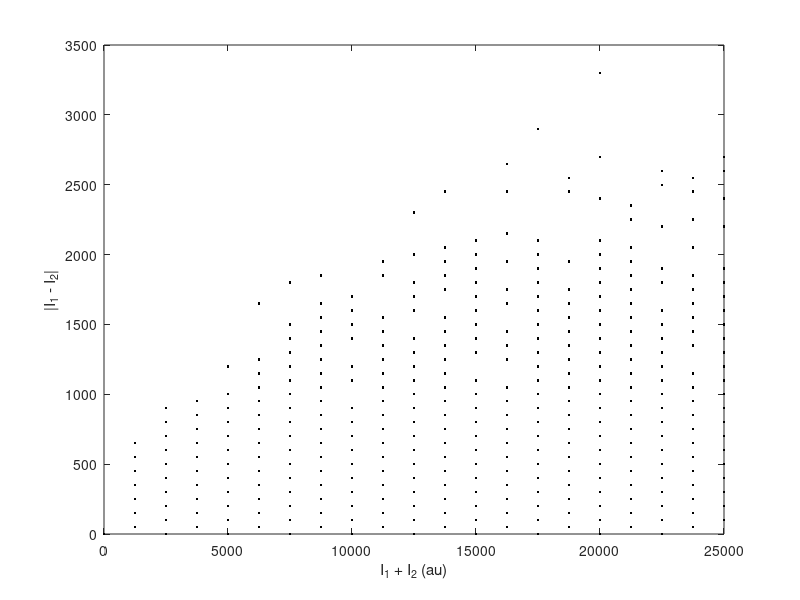
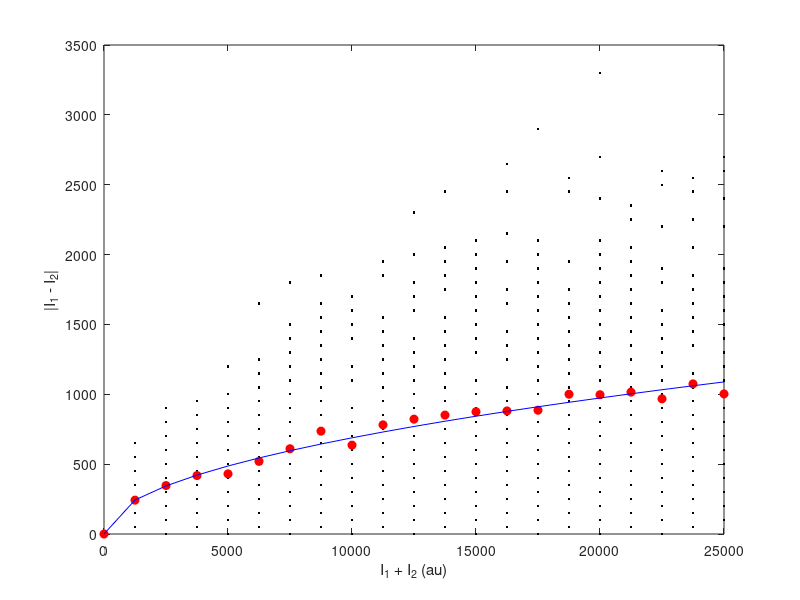

The MATLAB script that drew these images, in order:
% In this computational exploration we want to simulate the random
% partitioning of fluorescent molecules between the two daughters after
% cell division. By looking at the fluctuations in this partitioning 
% we will be able  to relate the intensity to the number of molecules
% through the calibration factor.

% The idea is to choose a number of molecules in a mother cell and flip a
% coin for each one of those molecules in order to decide whether it will
% go to daughter cell number 1 or daughter cell number 2. We will then
% repeat this procedure "Ncells" times.
Ncells=100;

% We need to decide how many molecules the mother cell will have.
% Let's define a vector that has  values spanning
% between 0 and 2000 molecules per mother cell and we will step
% through these values in increments of 25.
Ntot=0:25:500;

% Now, we create vectors for each daughter cell where we will save the
% result of each coin flip. In order to initialize them we use the function
% "zero" which creates a zero matrix of the dimensions given in its
% argument. In this case the matrices will have Ncells rows and columns
% corresponding to each element of Ntot, the starting number of molecules
% in the mother cell
D1=zeros(Ncells,length(Ntot));  %Daughter 1
D2=zeros(Ncells,length(Ntot));  %Daughter 2

% We want to define various loops that walk us through the repeated series
% of cell divisions and partitioning events. The first loop (index k)
% will go through each element of Ntot, the different starting number
% of molecules in the mother cell. The second for loop (index j) 
% will repeat the process of division Ncell times. Finally, the 
% third loop (index i) will flip the coin for each one of the molecules.
for k=1:length(Ntot)
    for j=1:Ncells
        for i=1:Ntot(k)
            %In order to decide if the molecule goes to daughter 1 or
            %daughter 2 we draw a random number between zero and one.
            %This is done using the function "rand". If the result is
            %larger than 0.5, then assign the molecule to daughter 1.
            %Otherwise assign it to daughter 2.
            Num=rand;

            %It is important to keep track of the various indices. Remember
            %the definitions of "j" and "k".
            if Num>0.5
                D1(j,k)=D1(j,k)+1;
            else
                D2(j,k)=D2(j,k)+1;
            end
        end
    end
end


% We want to simulate an actual experiment where we can measure
% fluorescence, but not directly count the number of molecules in a cell.
% In order to related fluorescence and number of molecules we define the
% calibration factor "alpha".
alpha=50; 

%Using this calibration factor we now generate  vectors that are related to
%intensity. For the total number of molecules in the mother cell we get
Itot=alpha*Ntot;
%and for the daughter cells we get
I1=alpha*D1;
I2=alpha*D2;
% Note that these intensities are themselves variables with indices.


%As mentioned in the book and schematized in Figure 2.11, we can measure
%the fluorescence of the mother cell and the fluctuations in the
%partitioning of fluorescence between the daughter cells. Let's generate
%this plot.
figure(1)
plot(Itot,sqrt((I2-I1).^2),'.k')
xlabel('I_1 + I_2 (au)')
ylabel('|I_1 - I_2|')


% Can we infer the calibration factor from our simulated data? In order to
% do that notice that Equation 2.11 tells us that there is a linear relation
% mean square difference in fluorescence and the total fluorescence and that
% the proportionality constant is given by the calibration factor.

% Let's start by calculating the mean square partitioning error using the
% function "mean". Notice that we square the quantity "I1-I2" using the
% command ".^2". The "." there tells Matlab to apply the operation "^2" to
% each one of the elements of the vector resulting from "I1-I2".
MeanPartitioningSquare=mean((I1-I2).^2);

% We can do this linear fit using the function "regress". Notice that this
% function only likes row vectors as an input. As a result we need to
% transpose our vectors using the command " ' "
alphaFit=regress(MeanPartitioningSquare',Itot');

% NOTE: If "regress" doesn't work with your version of Matlab one
% alternative if to use the code below to do a fit to a first-degree
% polynomial. If you wish to use that code you will have to uncomment the
% lines below (remove the "%") and run them. In this case there will be a
% small y-intercept, but we can safely ignore it as it small compared to
% the values in MeanPartitioningSquare.
% p=polyfit(Itot,MeanPartitioningSquare,1)
% alphaFit=p(1);

% Notice that our alphaFit value is very close to the actual value of alpha
% we dialed in. Let's plot everything together.


figure(2)
% The simulated data
plot(Itot,sqrt((I1-I2).^2),'.k');
hold on
% The mean partitioning error for each value of Itot
plot(Itot, sqrt(mean((I1-I2).^2)),'or','MarkerFaceColor','r');
% The result from the fit
plot(Itot,sqrt(alphaFit*Itot),'-b');
hold off
xlabel('I_1 + I_2 (au)')
ylabel('|I_1 - I_2|')



% As a result, as long as the assumptions of random partitioning apply, we
% will be able to infer the relation between number of fluorescent
% molecules and their actual fluorescence by just looking at fluctuations
% between daughter cells.


